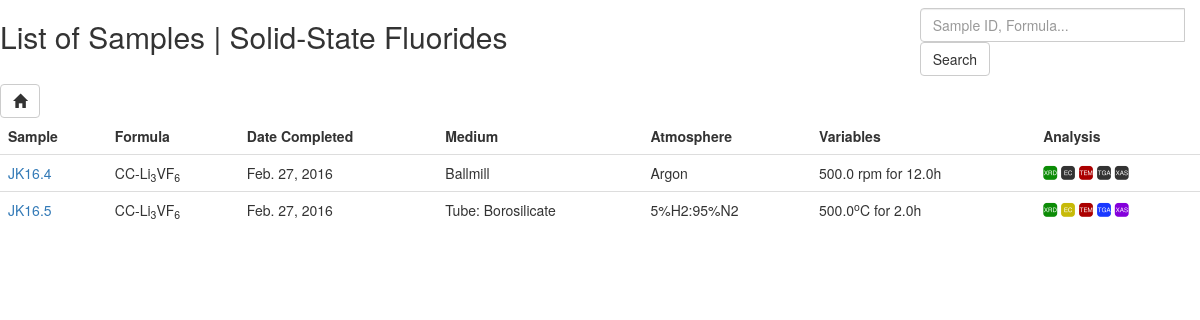
Before: /project/2/ with the older database file.
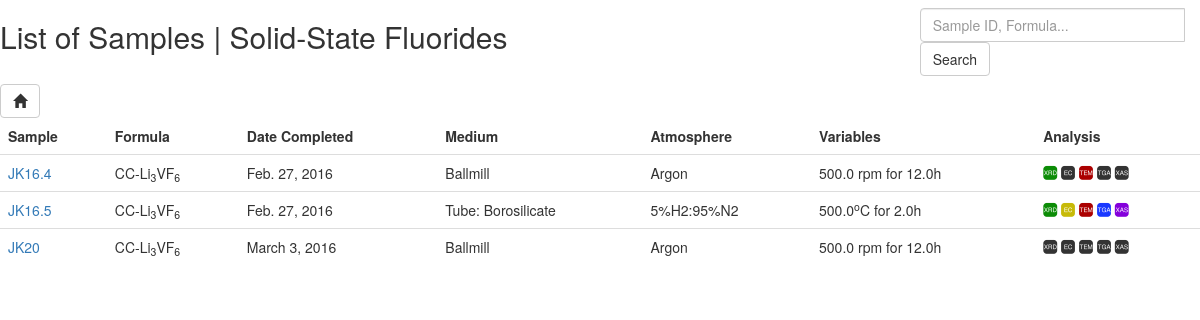
After: the same page with the newer database file.
### pokedex/models.py (models this page shows, shortened)
class Project(models.Model):
	name = models.CharField(max_length=50)
	class Meta:
		ordering = ['name']
	def __str__(self):
		return "{name}".format(name=self.name)

class Sample(models.Model):
	sample_number = models.CharField(max_length=10, db_index=True)
	name = models.CharField(max_length=200, db_index=True)
	formula = models.CharField(max_length=50, db_index=True, blank=True)
	stripped_formula = models.CharField(max_length=50, db_index=True, blank=True)
	AVAILABLE_MEDIUMS = [
		('Ballmill', 'Ballmill'),
		('Tube: Borosilicate', 'Tube: Borosilicate'),
		('Tube: Quartz', 'Tube: Quartz'),
		('Tube: Alumina', 'Tube: Alumina'),
	]
	AVAILABLE_ATMOSPHERES = [
		('Argon', 'Argon'),
		('5%H2:95%N2', '5%H2:95%N2'),
		('Oxygen', 'Oxygen'),
		('Nitrogen', 'Nitrogen'),
		('Air', 'Air'),
	]
	experiment_medium = models.CharField(max_length=50, choices=AVAILABLE_MEDIUMS)
	experiment_atmosphere = models.CharField(max_length=50, choices=AVAILABLE_ATMOSPHERES)
	experiment_variable = models.FloatField(null=True, blank=True)
	experiment_time = models.FloatField(blank=True, null=True)
	experiment_equation = models.CharField(max_length=200, blank=True)
	variable_units = models.CharField(max_length=5, blank=True)
	analysis_XRD = models.BooleanField(default=False)
	analysis_EC = models.BooleanField(default=False)
	analysis_TEM = models.BooleanField(default=False)
	analysis_TGA = models.BooleanField(default=False)
	analysis_XAS = models.BooleanField(default=False)
	start_date = models.DateField(null=True, default=datetime.date.today)
	end_date = models.DateField(null=True, default=datetime.date.today)
	associated_project = models.ManyToManyField('Project')
	user = models.ForeignKey(User, blank=True, null=True)
	class Meta:
		ordering = ['sample_number']
	def detail_url(self):
		url = reverse('sample_detail', kwargs={'id': self.id})
		return url

### pokedex/views.py (the view)
class SampleListView(DetailView):
	template_name = 'sample_list.html'
	model = Project
	context_object_name = 'project'
	def get_context_data(self, *args, **kwargs):
		project = self.get_object()
		context = super(SampleListView, self).get_context_data(*args, **kwargs)
		context['samples'] = Sample.objects.all().filter(associated_project = project)
		return context
	def get_object(self):
		pk = self.kwargs['id']
		project = Project.objects.get(pk=pk)
		return project

### pokedex/templatetags/custom_filters.py (called while the page is built)
@register.filter(name='formula_markup')
def formula_markup(formula):
    def insert_subscript(string, index):
        return string[:index] + '<sub>' + string[index:index+2] + '</sub>' + string[index+2:]
    def insert_superscript(string, index):
        return string[:index] + '<sup>' + string[index:index+2] + '</sup>' + string[index+2:]
    formula = escape(formula)
    x = 0
    while x in range (0, len(formula)):
        if formula[x] in ('_'):
            formula = insert_subscript(formula, x)
            x += 5
        if formula[x] in ('^'):
            formula = insert_superscript(formula, x)
            x += 5
        x += 1
    formula = formula.replace("_","").replace("^", "")
    return mark_safe(formula)

### pokedex/templates/sample_list.html (shortened to what this page needs)
{% extends 'base.html' %}
{% load custom_filters %}
{% block content %}
<div class="row">
  <div class="col-md-6">
    <h2>List of Samples | {{ project }}</h2>
  </div>
  <div class="col-md-6">
    <div class="pull-right">
      <form method="get" action="." class="navbar-form pull-right">
	<div class="input-group">
	  <input type="text" class="input-small form-control search-query"
		 name="search" placeholder="Sample ID, Formula..."
	  <span class="input-group-btn">
	    <input type="submit" class="btn btn-default" value="Search">
	</div>
      </form>
    </div>
  </div>
</div>
<a href="{% url 'home' %}" class="btn btn-default">
	<span class="glyphicon glyphicon-home"></span>
</a>
{% if samples %}
<table class="table chemical-list">
  <tr>
	<th>Sample</th>
	<th>Formula</th>
	<th>Date Completed</th>
	<th>Medium</th>
	<th>Atmosphere</th>
	<th>Variables</th>
	<th>Analysis</th>
  </tr>
	{% for sample in samples %}
  <tr>
	<td>
		<a href="{{ sample.detail_url }}" title="Detailed information on sample {{ sample.sample_number }}">
		{{ sample.sample_number }}
		</a>
	</td>
	<td>{{ sample.formula|formula_markup }}</td>
	<td>{{ sample.end_date }}</td>
	<td>{{ sample.experiment_medium }}</td>
	<td>{{ sample.experiment_atmosphere }}</td>
	<td>{{ sample.experiment_variable }}{{ sample.variable_units|formula_markup }} for {{ sample.experiment_time }}h</td>
	<td>
	{% if sample.analysis_XRD %}<span class="icon-XRD XRD-active" title="X-Ray Diffraction"></span>{% else %}<span class="icon-XRD" title="X-Ray Diffraction"></span>{% endif %}
	{% if sample.analysis_EC %}<span class="icon-EC EC-active" title="Electrochemistry"></span>{% else %}<span class="icon-EC" title="Electrochemistry"></span>{% endif %}
	{% if sample.analysis_TEM %}<span class="icon-TEM TEM-active" title="Electron Microscopy"></span>{% else %}<span class="icon-TEM" title="Electron Microscopy"></span>{% endif %}
	{% if sample.analysis_TGA %}<span class="icon-TGA TGA-active" title="Thermogravimetric Analysis"></span>{% else %}<span class="icon-TGA" title="Thermogravimetric Analysis"></span>{% endif %}
	{% if sample.analysis_XAS %}<span class="icon-XAS XAS-active" title="X-Ray Absorption Spectroscopy"></span>{% else %}<span class="icon-XAS" title="X-Ray Absorption Spectroscopy"></span>{% endif %}
	</td>
  </tr>
	{% endfor %}
{% else %}
	<div class="alert alert-warning no-chemicals">
  	You have no samples associated with this project!
	</div>
{% endif %}
{% endblock %}

### pokedex/templates/base.html (shortened to what this page needs)
{% load staticfiles %}
<!DOCTYPE html>
<html>
  <head>
    <link rel="stylesheet" type="text/css" href="https://cdnjs.cloudflare.com/ajax/libs/twitter-bootstrap/3.3.5/css/bootstrap.min.css">
    <link rel="stylesheet" type="text/css" href="https://cdnjs.cloudflare.com/ajax/libs/angularjs-toaster/0.4.15/toaster.min.css">
    <link rel="stylesheet" type="text/css" href="{% static 'main.css' %}">
	</head>
  </head>
 	<body>
		{% block content %}{% endblock %}
	</body>
</html>

### pokedex/static/main.css (style rules this page uses)
.chemical-list th { border-top: none !important; }
.table td a { cursor: pointer; cursor: hand; }
[class^="icon-"], [class*=" icon-"] { font-family: 'icomoon' !important; speak: none; font-style: normal; font-weight: normal; font-variant: normal; text-transform: none; line-height: 1; -webkit-font-smoothing: antialiased; -moz-osx-font-smoothing: grayscale; }
.icon-XAS:before { content: "\e900"; }
.icon-EC:before { content: "\e903"; }
.icon-TEM:before { content: "\e904"; }
.icon-TGA:before { content: "\e905"; }
.icon-XRD:before { content: "\e906"; }
.XRD-active { color: #0C8C06; }
.EC-active { color: #C7BA08; }
.TEM-active { color: #AB0000; }
.TGA-active { color: #1938FF; }
.XAS-active { color: #8400DB; }

Changed rows visible on the page:
added Sample: sample_number "JK20", formula|formula_markup "CC-Li 3 VF 6", end_date "March 3, 2016", experiment_medium "Ballmill", experiment_atmosphere "Argon", experiment_variable "500.0", variable_units|formula_markup "rpm", experiment_time "12.0", analysis_XRD False (drawn), analysis_EC False (drawn), analysis_TEM False (drawn), analysis_TGA False (drawn), analysis_XAS False (drawn)
